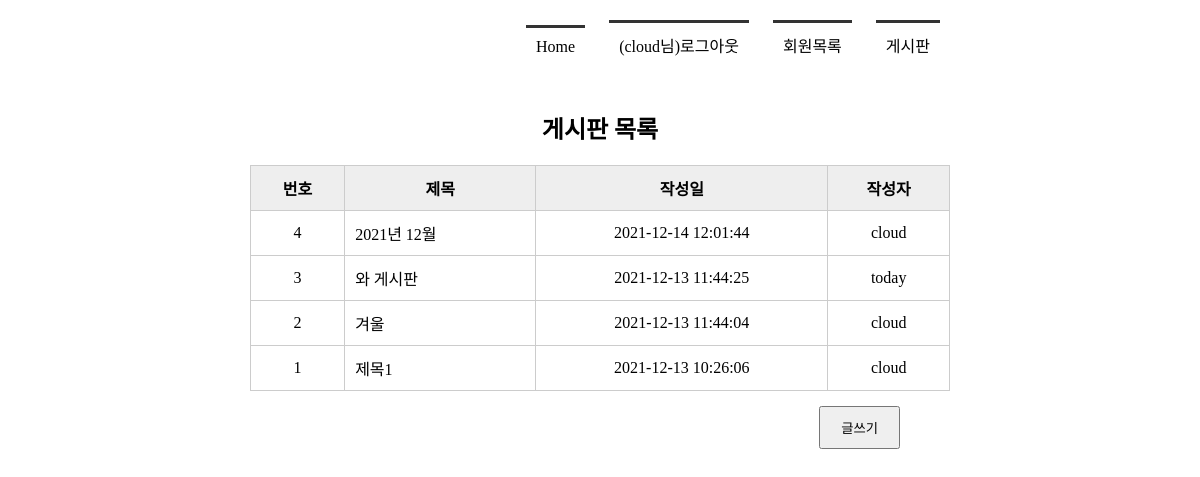
/board_list/ (signed in), run on the app's committed database.
### tables this page shows
CREATE TABLE board(
            bno INTEGER PRIMARY KEY AUTOINCREMENT,
            title TEXT NOT NULL,
            content TEXT NOT NULL,
            create_date TIMESTAMP DATE DEFAULT (datetime('now', 'localtime')),
            mid CHAR(5) NOT NULL,
            FOREIGN KEY(mid) REFERENCES member(mid)
        );

### app.py (the view)
@app.route('/board_list/')
def board_list():
    conn = getconn()
    cur = conn.cursor()
    sql = "SELECT * FROM board ORDER BY bno DESC"
    cur.execute(sql)
    rs = cur.fetchall()
    conn.close()
    return render_template('board_list.html', rs=rs)

### app.py (called while the page is built)
def getconn():
    conn = sqlite3.connect('./memberdb.db')
    return conn

### templates/board_list.html (shortened to what this page needs)
<!DOCTYPE html>
<html lang="ko">
<head>
    <link rel="stylesheet" href="{{ url_for('static', filename='css/style.css') }}">
</head>
<body>
    <div id="container">
        {% include 'nav_bar.html' %}
        <section>
            <h1>게시판 목록</h1>
            <table class="tbl_bo_list">
                <tr>
                    <th>번호</th><th>제목</th><th>작성일</th><th>작성자</th>
                </tr>
                {% for i in rs %}
                <tr>
                    <td>{{ i[0] }}</td>
                    <td><a href="{{ url_for('board_view', bno=i[0]) }}">{{ i[1] }}</a></td>
                    <td>{{ i[3] }}</td>
                    <td>{{ i[4] }}</td>
                </tr>
                {% endfor %}
            </table>
            <div class="btn_write">
                <input type="button" value="글쓰기" onclick="goWrite()">
            </div>
        </section>
    </div>
</body>
</html>

### static/css/style.css (style rules this page uses)
* { margin: 0; padding: 0; }
#container { width: 1000px; margin: 10px auto; }
section { text-align: center; }
section table { width: 600px; margin: 0 auto; border-collapse: collapse; }
section h1 { margin-bottom: 20px; }
section table, th, td { border: 1px solid #ccc; padding: 10px }
section table th { background-color: #eee }
section table a { color: #000; }
section .tbl_bo_list { width: 700px; margin: 0 auto; }
section .tbl_bo_list tr td:nth-child(2) { text-align: left; }
section .tbl_bo_list a { text-decoration: none; color: #000 }
section .btn_write { text-align: right; margin: 15px 200px; }
section .btn_write input { padding: 10px 20px; }

### data on the page
board: bno "4", title "2021년 12월", create_date "2021-12-14 12:01:44", mid "cloud"
board: bno "3", title "와 게시판", create_date "2021-12-13 11:44:25", mid "today"
board: bno "2", title "겨울", create_date "2021-12-13 11:44:04", mid "cloud"
board: bno "1", title "제목1", create_date "2021-12-13 10:26:06", mid "cloud"

### other printed values
{{ session['userID'] }} "cloud"
